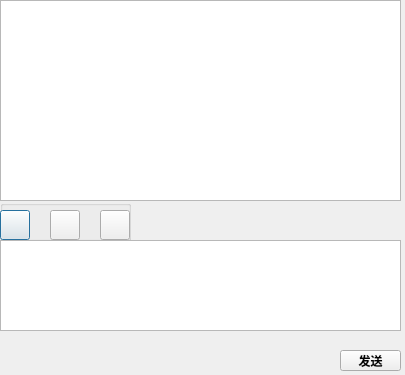
<?xml version="1.0" encoding="UTF-8"?>
<ui version="4.0">
 <class>ChatDialog</class>
 <widget class="QDialog" name="ChatDialog">
  <property name="geometry">
   <rect>
    <x>0</x>
    <y>0</y>
    <width>405</width>
    <height>375</height>
   </rect>
  </property>
  <property name="minimumSize">
   <size>
    <width>30</width>
    <height>0</height>
   </size>
  </property>
  <property name="windowTitle">
   <string>Dialog</string>
  </property>
  <widget class="QTextBrowser" name="tb_chat">
   <property name="geometry">
    <rect>
     <x>0</x>
     <y>0</y>
     <width>401</width>
     <height>201</height>
    </rect>
   </property>
  </widget>
  <widget class="QGroupBox" name="groupBox">
   <property name="geometry">
    <rect>
     <x>0</x>
     <y>200</y>
     <width>131</width>
     <height>41</height>
    </rect>
   </property>
   <property name="minimumSize">
    <size>
     <width>30</width>
     <height>0</height>
    </size>
   </property>
   <property name="maximumSize">
    <size>
     <width>1677215</width>
     <height>16777215</height>
    </size>
   </property>
   <property name="title">
    <string/>
   </property>
   <widget class="QPushButton" name="pb_tool1">
    <property name="geometry">
     <rect>
      <x>0</x>
      <y>10</y>
      <width>30</width>
      <height>30</height>
     </rect>
    </property>
    <property name="minimumSize">
     <size>
      <width>30</width>
      <height>30</height>
     </size>
    </property>
    <property name="maximumSize">
     <size>
      <width>30</width>
      <height>30</height>
     </size>
    </property>
    <property name="text">
     <string/>
    </property>
   </widget>
   <widget class="QPushButton" name="pb_tool2">
    <property name="geometry">
     <rect>
      <x>50</x>
      <y>10</y>
      <width>30</width>
      <height>30</height>
     </rect>
    </property>
    <property name="minimumSize">
     <size>
      <width>30</width>
      <height>30</height>
     </size>
    </property>
    <property name="maximumSize">
     <size>
      <width>30</width>
      <height>30</height>
     </size>
    </property>
    <property name="text">
     <string/>
    </property>
   </widget>
   <widget class="QPushButton" name="pb_tool3">
    <property name="geometry">
     <rect>
      <x>100</x>
      <y>10</y>
      <width>30</width>
      <height>30</height>
     </rect>
    </property>
    <property name="minimumSize">
     <size>
      <width>30</width>
      <height>0</height>
     </size>
    </property>
    <property name="text">
     <string/>
    </property>
   </widget>
  </widget>
  <widget class="QPushButton" name="pb_send">
   <property name="geometry">
    <rect>
     <x>340</x>
     <y>350</y>
     <width>61</width>
     <height>21</height>
    </rect>
   </property>
   <property name="font">
    <font>
     <weight>75</weight>
     <bold>true</bold>
    </font>
   </property>
   <property name="text">
    <string>发送</string>
   </property>
  </widget>
  <widget class="QTextEdit" name="te_chat">
   <property name="geometry">
    <rect>
     <x>0</x>
     <y>240</y>
     <width>401</width>
     <height>91</height>
    </rect>
   </property>
  </widget>
 </widget>
 <resources/>
 <connections/>
</ui>
